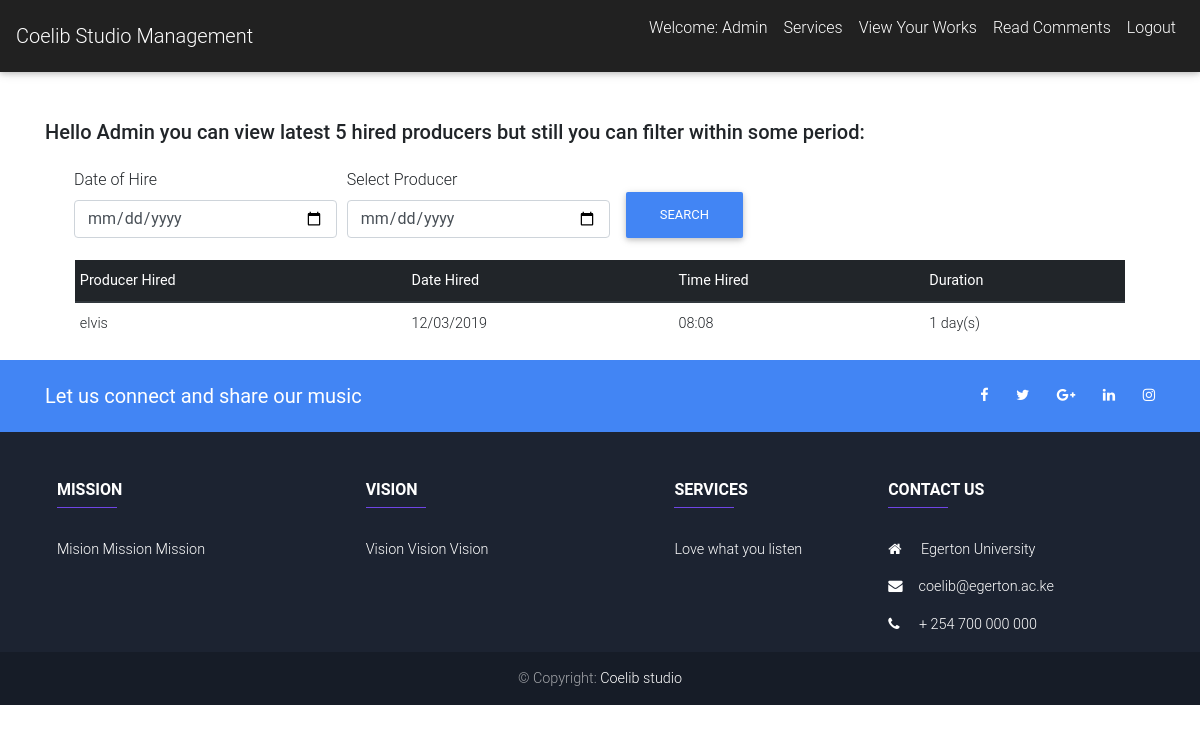
Screenshot of /hires/ (signed in) with the database file from the repository.
### services/models.py (models this page shows)
class HireProducer(models.Model):
    fullName = models.CharField(max_length=100)
    phoneNumber = models.CharField(max_length=13)
    producer_name= models.CharField(max_length=100)
    hire_date = models.CharField(max_length=100)
    hire_time = models.CharField(max_length=100)
    duration_days = models.IntegerField(default=0)

### newusers/views.py (the view)
# urls.py: path('hires/', views.hires, name="hires"),
def hires(request):
    fixed_dates = HireProducer.objects.all()
    if(fixed_dates.count() < 1):
        messages.success(request, 'Sorry we currently have no hired producers')
    context = {'fixed_dates':fixed_dates}
    return render(request, 'newusers/producer_hires.html', context)

### newusers/templates/newusers/producer_hires.html (shortened to what this page needs)
{% extends 'newusers/base.html' %}
{% block content %}
<br><br><br>
<div class="container">
    <h2 class="h5 gray-text text-left mb-4">Hello {{ user.username }}  you can view latest 5 hired producers but still you can filter within some period:</h2>
    <form method="GET">
              <div class="form-row ml-4" style="margin-left:20px;">
                <div class="form-group col-md-3">
                  <label for="datefrom">Date of Hire</label>
                  <input type="date" class="form-control" id="datefrom"  name="from" width="100">
                </div>
                <div class="form-group col-md-3">
                  <label for="dateto">Select Producer</label>
                    <input type="date" class="form-control" id="dateto"  name="to">
                </div>
                <div class="form-group col-md-3">
                    <input type="submit" class="btn btn-primary mt-4" id="btn"  value="Search" height="30">
                </div>
          </div>
    </form>
    <div class="container">
      {% if fixed_dates %}
      <div class="container">
      <table class="table table-hover table-sm">
                <thead class="thead-dark">
                  <tr>
                    <th>Producer Hired</th>
                    <th>Date Hired</th>
                    <th>Time Hired</th>
                    <th>Duration</th>
                    </tr>
                </thead>
                  <tbody>
          {% for dates in fixed_dates %}
          <tr>
            <td>{{dates.producer_name}}</td>
            <td>{{ dates.hire_date }}</td>
            <td>{{ dates.hire_time }}</td>
            <td>{{dates.duration_days}} day(s)</td>
          </tr>
          {% endfor %}
                </tbody>
              </table>
          </div>
      {% endif %}
    </div>
</div>
{% endblock %}

### newusers/templates/newusers/base.html (shortened to what this page needs)
<!doctype html>
<html lang="en">
  <head>
    {% load static %}
    <link rel="stylesheet" href="{% static 'bootstrap/MDB/css/bootstrap.min.css' %}" type="text/css" >
    <link href="{% static 'bootstrap/MDB/css/mdb.min.css' %}" type= "text/css" rel="stylesheet">
    <link rel="stylesheet" href="https://cdnjs.cloudflare.com/ajax/libs/font-awesome/4.7.0/css/font-awesome.min.css">
    <link rel="stylesheet" href="{% static 'css/style.css' %}">
  </head>
<body>
    <nav class="navbar navbar-expand-lg navbar-dark bg-dark fixed-top">
    <a class="navbar-brand" href="{% url 'index' %}">
          Coelib Studio Management
    </a>
    <div class="collapse navbar-collapse" id="navbarSupportedContent">
        <ul class="navbar-nav ml-auto">
            {% if user.is_authenticated %}
                <li class="nav-item">
                  <p class="nav-link"> Welcome: {{ user.username }}</p>
                </li>
                <li class="nav-item">
                  <a class="nav-link" href="{% url 'services' %} ">Services</a>
                </li>
                <li class="nav-item">
                  <a class="nav-link" href="">View Your Works</a>
                </li>
                <li class="nav-item">
                  <a class="nav-link" href="">Read Comments</a>
                </li>
                 <li class="nav-item">
                  <a class="nav-link" href="{% url 'logout' %}">Logout</a>
                </li>
          {% endif %}
      </ul>
    </div>
  </nav>
    <br><br>
    <div>
    {% block content %}
    {% endblock %}
        <div>
            <footer class="page-footer font-small unique-color-dark">
    <div class="bg-primary">
        <div class="container">
            <div class="row py-4 d-flex align-items-center">
                <div class="col-md-6 col-lg-5 text-center text-md-left mb-4 mb-md-0">
                    <h5 class="mb-0"><b>Let us connect and share our music</b></h5>
                </div>
                <div class="col-md-6 col-lg-7 text-center text-md-right">
                    <a href="" class="fb-ic">
                        <i class="fa fa-facebook white-text mr-4"> </i>
                    </a>
                    <a href="" class="tw-ic">
                        <i class="fa fa-twitter white-text mr-4"> </i>
                    </a>
                    <a href="" class="gplus-ic">
                        <i class="fa fa-google-plus white-text mr-4"> </i>
                    </a>
                    <a class="li-ic">
                        <i class="fa fa-linkedin white-text mr-4"> </i>
                    </a>
                    <a href="" class="ins-ic">
                        <i class="fa fa-instagram white-text"> </i>
                    </a>
                </div>
            </div>
        </div>
    </div>
    <div class="container text-center text-md-left mt-5">
        <div class="row mt-3">
            <div class="col-md-4 col-lg-3 col-xl-3 mx-auto mb-md-0 mb-4">
                <h6 class="text-uppercase font-weight-bold">Mission</h6>
                <hr class="deep-purple accent-2 mb-4 mt-0 d-inline-block mx-auto" style="width: 60px;">
                <p>
                    Mision Mission Mission
                </p>
            </div>
            <div class="col-md-3 col-lg-4 col-xl-3 mx-auto mb-4">
                <h6 class="text-uppercase font-weight-bold">Vision</h6>
                <hr class="deep-purple accent-2 mb-4 mt-0 d-inline-block mx-auto" style="width: 60px;">
                <p>
                   Vision Vision Vision
                </p>
            </div>
            <div class="col-md-2 col-lg-2 col-xl-2 mx-auto mb-4">
                <h6 class="text-uppercase font-weight-bold">Services</h6>
                <hr class="deep-purple accent-2 mb-4 mt-0 d-inline-block mx-auto" style="width: 60px;">
                <p>
                    Love what you listen
                </p>
            </div>
            <div class="col-md-4 col-lg-3 col-xl-3 mx-auto mb-md-0 mb-4">
                <h6 class="text-uppercase font-weight-bold">Contact Us</h6>
                <hr class="deep-purple accent-2 mb-4 mt-0 d-inline-block mx-auto" style="width: 60px;">
                <p>
                    <i class="fa fa-home mr-3"></i> Egerton University</p>
                <p>
                    <i class="fa fa-envelope mr-3"></i>coelib@egerton.ac.ke</p>
                <p>
                    <i class="fa fa-phone mr-3"></i> + 254 700 000 000</p>
            </div>
        </div>
    </div>
    <div class="footer-copyright text-center py-3">©
        Copyright:
        <a href="{% url 'index' %}">Coelib studio</a>
    </div>
</footer>
        </div>
    </div>
</body>

### newusers/static/css/style.css (style rules this page uses)
* { padding: 0; margin: 0; }

### rows the page displays
HireProducer: producer_name "elvis", hire_date "12/03/2019", hire_time "08:08", duration_days "1"

### other values shown
{{ user.username }} "Admin"
